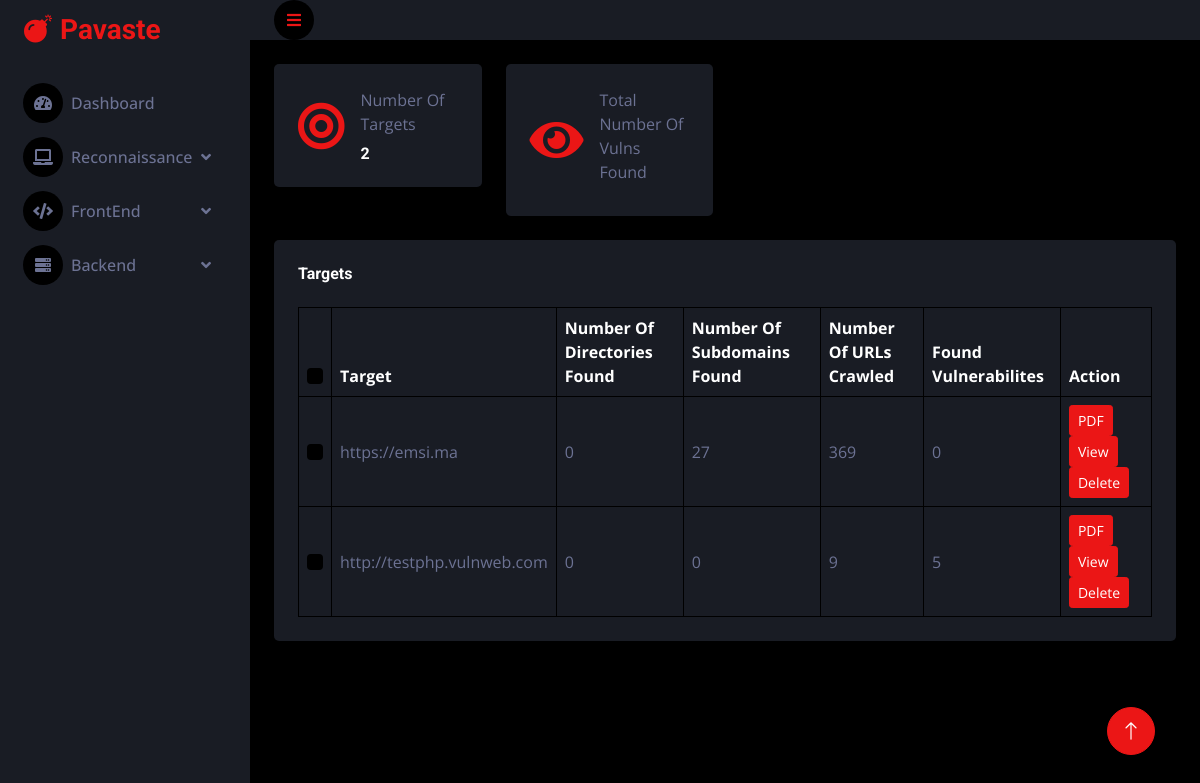
/dashboard/, run on the app's committed database.
### Main/models.py (models this page shows, shortened)
class Target(models.Model):
	url = models.CharField(max_length=50,unique=True,blank=False)

### Main/views.py (the view)
# urls.py: path('dashboard/',views.Dashboard.as_view(),name='dashboard'),
class Dashboard(View):
    def get(self,request,*args,**kwargs):
        targets = Target.objects.all()
        targets_count = targets.count()
        target_data = []
        for target in targets:
            directory_count = DirectoryListingResult.objects.filter(target=target).count()
            subdomain_count = CrtshResult.objects.filter(target=target).count()
            crawler_result = CrawlerResult.objects.filter(target=target).first()
            if crawler_result :
                url_crawled_count = (
                    len(crawler_result.robots_results) +
                    len(crawler_result.sitemap_results) +
                    len(crawler_result.css_results) +
                    len(crawler_result.js_results) +
                    len(crawler_result.internal_links) +
                    len(crawler_result.external_links) +
                    len(crawler_result.image_links) +
                    len(crawler_result.crawled_sitemap_links) +
                    len(crawler_result.crawled_js_links)
                )
            else :
                url_crawled_count = 0
            xss_count = XssResult.objects.filter(target=target, vulnerable=True).count()
            clickjacking_count = ClickjackingResult.objects.filter(target=target, vulnerable=True).count()
            directory_traversal_count = DirectoryTraversalresult.objects.filter(target=target, vulnerable=True).count()
            command_injection_count = CommandInjectionResult.objects.filter(target=target, vulnerable=True).count()
            total_vulnerabilities = (
                xss_count + clickjacking_count + directory_traversal_count + command_injection_count
            )
            target_data.append({
                'target': target,
                'directory_count': directory_count,
                'subdomain_count': subdomain_count,
                'url_crawled_count': url_crawled_count,
                'xss_count': xss_count,
                'clickjacking_count': clickjacking_count,
                'directory_traversal_count': directory_traversal_count,
                'command_injection_count': command_injection_count,
                'total_vulnerabilities': total_vulnerabilities,
            })
        context = {
            'target_data' : target_data,
            'targets_count' : targets_count,
        }
        return render(request, "Main/dashboard.html",context)

### Main/templates/Main/dashboard.html (shortened to what this page needs)
{% extends 'All/base.html' %}
{% load static%}
{% block content %}
            <div class="container-fluid pt-4 px-4">
                <div class="row g-4">
                    <div class="col-sm-6 col-xl-3">
                        <div class="bg-secondary rounded d-flex align-items-center justify-content-between p-4">
                            <i class="fa fa-bullseye fa-3x text-primary"></i>
                            <div class="ms-3">
                                <p class="mb-2">Number Of Targets</p>
                                <h6 class="mb-0">{{targets_count}}</h6>
                            </div>
                        </div>
                    </div>
                    <div class="col-sm-6 col-xl-3">
                        <div class="bg-secondary rounded d-flex align-items-center justify-content-between p-4">
                            <i class="fa fa-eye fa-3x text-primary"></i>
                            <div class="ms-3">
                                <p class="mb-2">Total Number Of Vulns Found</p>
                            </div>
                        </div>
                    </div>
                </div>
            </div>
            <div class="container-fluid pt-4 px-4">
                <div class="bg-secondary text-center rounded p-4">
                    <div class="d-flex align-items-center justify-content-between mb-4">
                        <h6 class="mb-0">Targets</h6>
                    </div>
                    <div class="table-responsive">
                        <table class="table text-start align-middle table-bordered table-hover mb-0">
                            <thead>
                                <tr class="text-white">
                                    <th scope="col"><input class="form-check-input" type="checkbox"></th>
                                    <th scope="col">Target</th>
                                    <th scope="col">Number Of Directories Found</th>
                                    <th scope="col">Number Of Subdomains Found</th>
                                    <th scope="col">Number Of URLs Crawled</th>
                                    <th scope="col">Found Vulnerabilites</th>
                                    <th scope="col">Action</th>
                                </tr>
                            </thead>
                            <tbody>
                                {% for data in target_data %}
                                <tr>
                                    <td><input class="form-check-input" type="checkbox"></td>
                                    <td>{{ data.target.url }}</td>
                                    <td>{{ data.directory_count }}</td>
                                    <td>{{ data.subdomain_count }}</td>
                                    <td>{{ data.url_crawled_count }}</td>
                                    <td>{{data.total_vulnerabilities}}</td>
                                    <td><a class="btn btn-sm btn-primary" href="{% url 'generate_pdf_report' data.target.id %}">PDF</a><a class="btn btn-sm btn-primary" href="{% url 'target_details' data.target.id %}">View</a><a class="btn btn-sm btn-primary" href="{% url 'target_details' data.target.id %}">Delete</a></td>
                                </tr>
                                {% endfor %}
                            </tbody>
                        </table>
                    </div>
                </div>
            </div>
    </div>
{% endblock %}

### static/css/style.css (style rules this page uses)
:root { --primary: #EB1616; --secondary: #191C24; --light: #6C7293; --dark: #000000; }
.btn { transition: .5s; }

### data on the page
Target: target "https://emsi.ma", directory_count "0", subdomain_count "27", url_crawled_count "369", total_vulnerabilities "0"
Target: target "http://testphp.vulnweb.com", directory_count "0", subdomain_count "0", url_crawled_count "9", total_vulnerabilities "5"

### other printed values
{{ targets_count }} "2"
